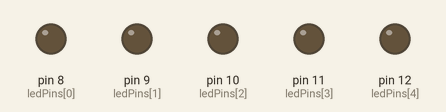
Simulated run of this sketch. Board: Arduino Uno, built with avr-gcc and run on an emulated ATmega328P. On the bench: output pins drawn as LEDs (lit = HIGH).

Above: at 0.05 s.
At 1.85 s:
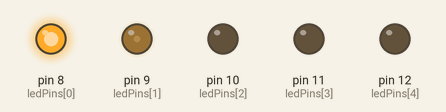
At 3.65 s:
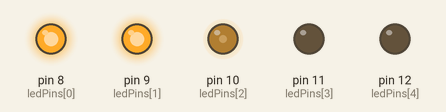
At 7.35 s:
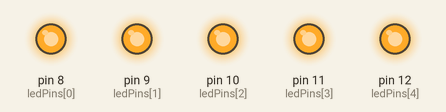
At 11.05 s:
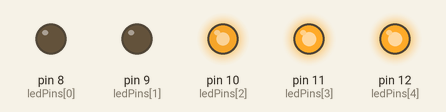
At 14.75 s:
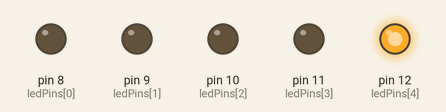
Timing chart, 0 to 20.3 s (numbered marks = the images above):
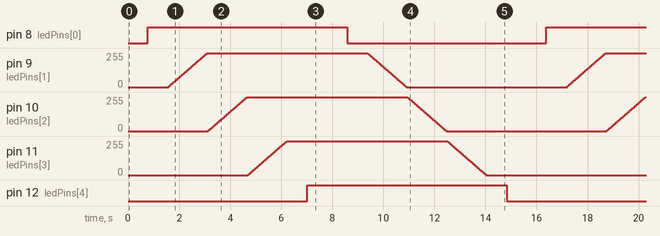

Measured:
- by itself, pin 8 (ledPins[0]), pin 12 (ledPins[4]): alternates HIGH for 7.8 s and LOW for 7.8 s

The sketch:

codes.ino
```cpp
int ledPins[] = {8, 9, 10, 11, 12};
int brightness = 0;
int fadeAmount = 5;
int index = 0;

void setup() {
  index = 0;
  while (index < 5){
    pinMode(ledPins[index], OUTPUT);
    index++;
  }
}

void loop(){
  index = 0;
  while (index < 5){
    fadeSettings (ledPins[index], true);
    index++;
  }
  index = 0;
  while (index < 5){
    fadeSettings (ledPins[index], false);
    index++;
  }

  brightness = brightness + fadeAmount;
  if(brightness <= 0 || brightness >= 255){
    fadeAmount = -fadeAmount;
  }
}

void fadeSettings (int pin, bool fadeIn){
  int brightness = (fadeIn) ? 0 : 255;
  int fadeAmount = (fadeIn) ? 5 : -5;

  while ((fadeIn && brightness <= 255) || (!fadeIn && brightness >= 0)){
  analogWrite(pin, brightness);
  brightness += fadeAmount;
  delay(30);
}
}
```
